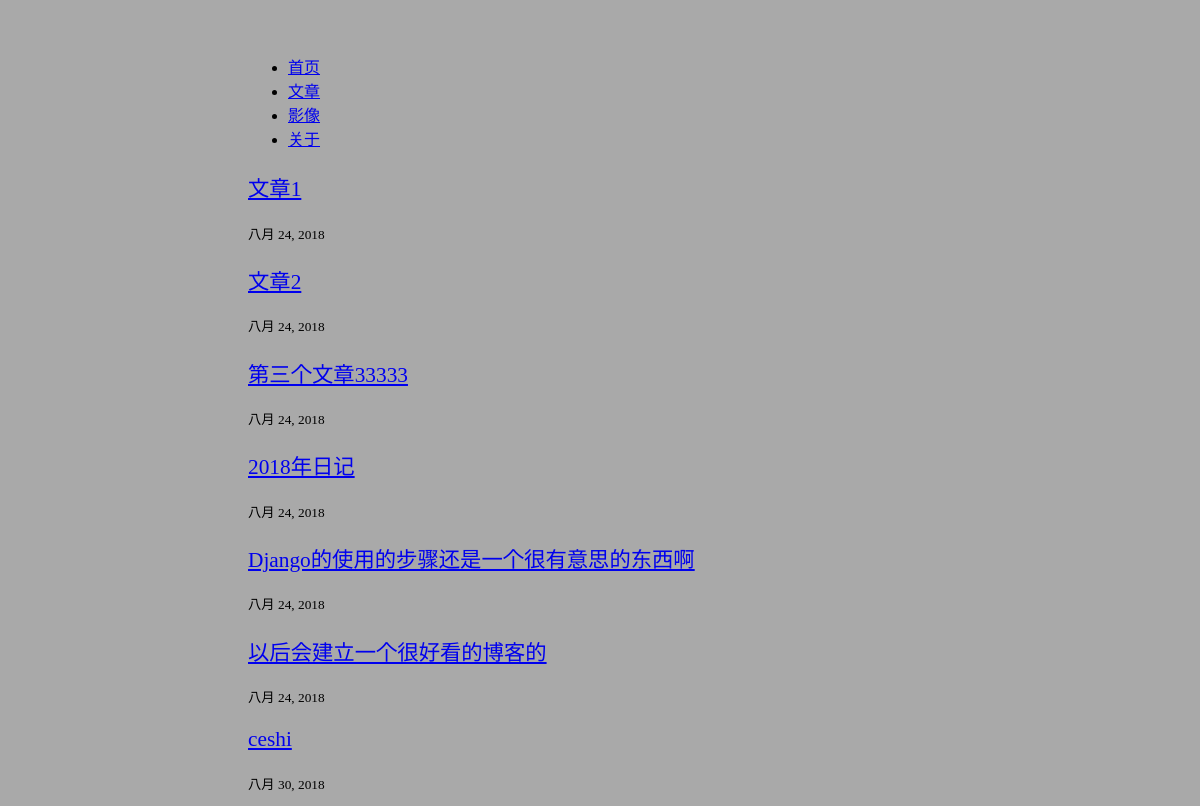
The page / on the database its author committed.
### mainsite/models.py (models this page shows)
class MyBlog(models.Model):
    blogtag = (
        ('linux','ubuntu linux'),
        ('ucos', 'rtos rutine'),
        ('mpu', '处理器'),
        ('mcu', '单片机'),
        ('qt', 'qt 相关的东西'),
    )
    title = models.CharField(u'文章标题', max_length=200)
    slug = models.CharField(u'文章编号', max_length=200)
    body = models.TextField(u'文章内容')
    pub_date = models.DateField(u'发布日期')
    pub_time = models.TimeField(u'发布时间')
    tags = models.CharField(u'标签',max_length=20,choices=blogtag,default='linux')
    def __unicode__(self):
        return self.title

### mainsite/views.py (the view)
# urls.py: url(r'^$', homepage),
def homepage(request):
    template = get_template('homepage.html')
    blogs = MyBlog.objects.all()
    print blogs
    time_now = datetime.now()
    html = template.render(locals())
    return HttpResponse(html)

### templates/homepage.html (shortened to what this page needs)
<!DOCTYPE html>
<html lang="en">
<head>
    {% load staticfiles %}
    <link rel="stylesheet" href="{% static 'blog.css' %}">
</head>
<body>
<ul>
    <li>
        <a href="/" style="display: block;width: 60px;">首页</a>
    </li>
    <li>
        <a href="/" style="display: block;width: 60px;">文章</a>
    </li>
    <li>
        <a href="/" style="display: block;width: 60px;">影像</a>
    </li>
    <li>
        <a href="/" style="display: block;width: 60px;">关于</a>
    </li>
</ul>
{% for blog in blogs %}
    <p style="font-family: Monaco;font-size: 16pt;">
    <a href="/blog/{{ blog.slug }}">{{ blog.title }}</a>
    </p>
    <p style="font-family: 'Times New Roman';font-size: 10pt;">
        {{ blog.pub_date }}
    </p>
{% endfor %}
</body>
</html>

### static/blog.css (style rules this page uses)
body { background-color: darkgray; padding-left: 20%; padding-right: 20%; padding-top: 30px; font-family: Monaco; }

### rows shown on the page
MyBlog: title "文章1", pub_date "八月 24, 2018"
MyBlog: title "文章2", pub_date "八月 24, 2018"
MyBlog: title "第三个文章33333", pub_date "八月 24, 2018"
MyBlog: title "2018年日记", pub_date "八月 24, 2018"
MyBlog: title "Django的使用的步骤还是一个很有意思的东西啊", pub_date "八月 24, 2018"
MyBlog: title "以后会建立一个很好看的博客的", pub_date "八月 24, 2018"
MyBlog: title "ceshi", pub_date "八月 30, 2018"
